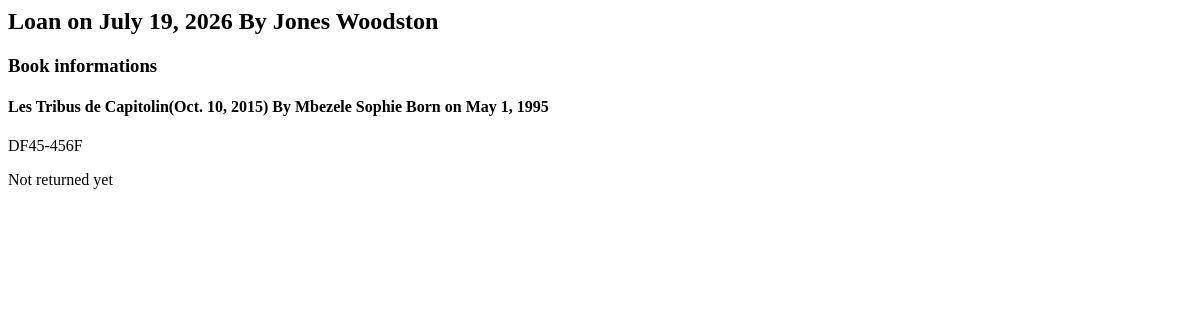
The page /loans/detail/2/ on the database as committed earlier.
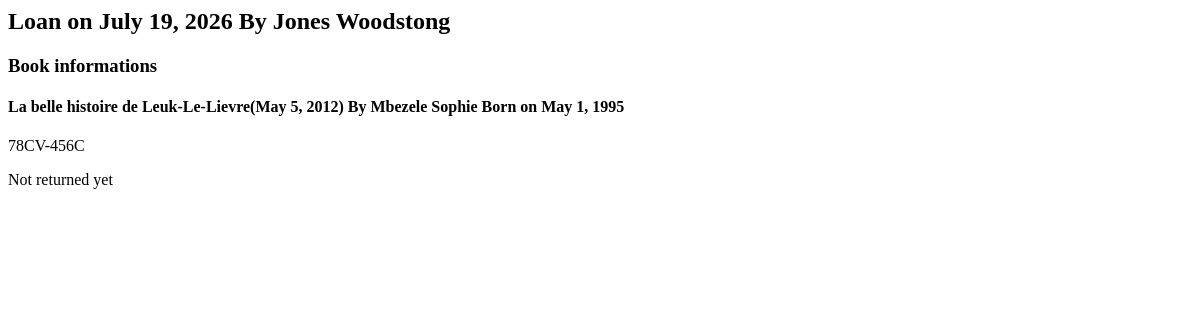
The same page on the database as committed later.
### core/models.py (models this page shows, shortened)
class Loan(models.Model):
    book = models.ForeignKey(Book, on_delete=models.CASCADE)
    borrower = models.CharField(max_length=50)
    loan_date = models.DateField(auto_now=False, auto_now_add=True)
    return_date = models.DateField(auto_now=False, auto_now_add=False)
    effective_return_date = models.DateField(null=True, blank=True,auto_now=False, auto_now_add=False)
    class Meta:
        verbose_name = "loan"
        verbose_name_plural = "loans"

class Book(models.Model):
    title = models.CharField(max_length=50)
    subtitle = models.CharField(max_length=50)
    isbn = models.CharField(unique=True, max_length=50)
    language = models.CharField(max_length=50)
    genre = models.CharField(max_length=50)
    num_pages = models.PositiveIntegerField()
    publication_date = models.DateField()
    available = models.BooleanField(default=True)
    author = models.ForeignKey("author", on_delete=models.SET_NULL, null=True)
    summary = models.TextField(null=True, blank=True)
    class Meta:
        verbose_name = "Book"
        verbose_name_plural = "Books"

class Author(models.Model):
    name = models.CharField(max_length=50)
    surname = models.CharField(max_length=50)
    birthday = models.DateField(auto_now=False, auto_now_add=False)
    class Meta:
        verbose_name = "Author"
        verbose_name_plural = "Authors"

### core/views.py (the view)
# urls.py: path('loans/detail/<int:pk>/', views.detail_loan, name="detail_loan"),
def detail_loan(request, pk):
    loan = get_object_or_404(models.Loan, id=pk)
    return render(request, "core/loan_detail.html", {"loan":loan})

### core/templates/core/loan_detail.html
<h2>Loan on {{ loan.loan_date }} By {{ loan.borrower }} </h2>
<div><h3>Book informations</h3>
<h4>{{loan.book.title}}({{ loan.book.publication_date }}) By {{ loan.book.author.name}} {{loan.book.author.surname}} Born on {{loan.book.author.birthday}}</h4>
<p>{{loan.book.isbn}}<p>
</div>
{% if loan.effective_return_date %}
    <p>Returned a book the : {{ loan.effective_return_date }}
{% else %}
    <p>Not returned yet</p>
{% endif %}

Rows that differ between the two databases and show on the page:
changed Loan "Mbezele": borrower "Jones Woodston" → "Jones Woodstong"; book "Les Tribus de Capitolin" → "La belle histoire de Leuk-Le-Lievre"; book.publication_date "Oct. 10, 2015" → "May 5, 2012"; book.isbn "DF45-456F" → "78CV-456C"
